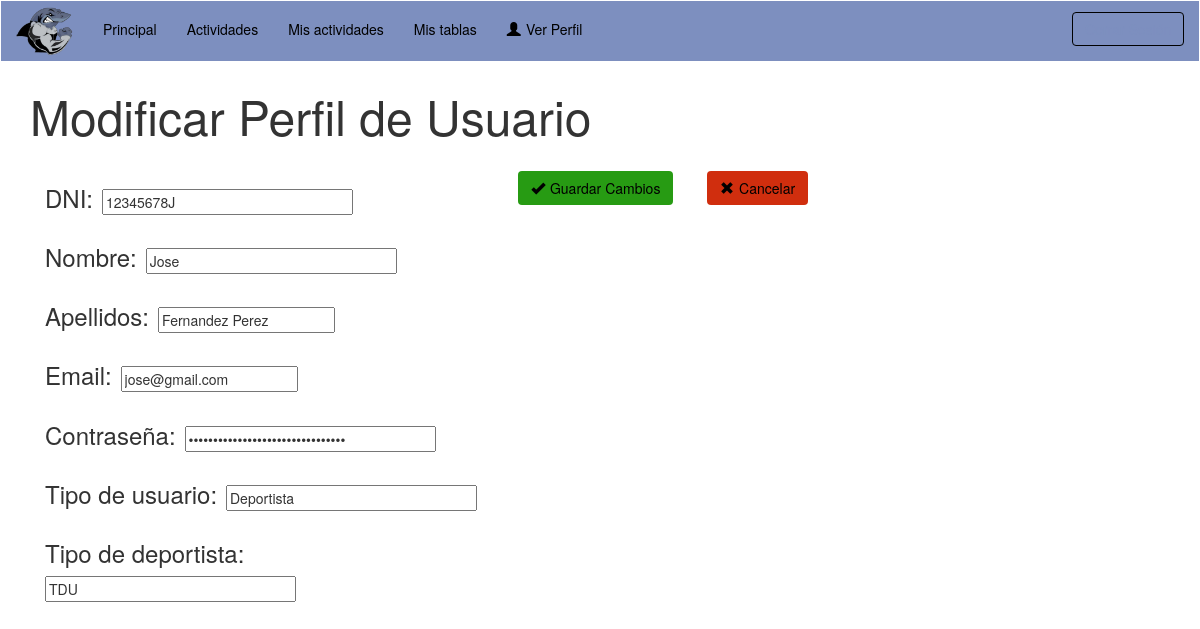
/vistas/v_modificarDatos.php (signed in), run on the app's committed database.
### tables this page shows
CREATE TABLE `usuario` (
  `DNI` varchar(9) NOT NULL,
  `nombre` varchar(45) NOT NULL,
  `apellidos` varchar(45) NOT NULL,
  `email` varchar(45) DEFAULT NULL,
  `password` varchar(50) NOT NULL,
  `tipo` varchar(20) NOT NULL,
  `tipoDeportista` varchar(10) DEFAULT NULL
);

### modelos/m_gestionarUsuarios.php (called while the page is built, shortened)
  <?php
  class m_gestionarUsuarios{
    public function getDatosUsuario($dni)
    {
      $bd = conexion_BD();
      $r = $bd->query("SELECT * FROM usuario WHERE DNI='".$dni."'");
      mysqli_data_seek ($r, 0);
      $extraido= mysqli_fetch_array($r);
      return $extraido;
    }
}
  ?>

### controladores/c_usuario.php (called while the page is built, shortened)
<?php
require_once '../modelos/m_gestionarUsuarios.php';
class c_usuario
{
  public static function devolverUsuario($dni)
  {
    $modelo_gestionarUsuarios = new m_gestionarUsuarios();
    if($modelo_gestionarUsuarios->comprobarUsuario($dni))
    {
      return $modelo_gestionarUsuarios->getDatosUsuario($dni);
   }
  }
}
?>

### vistas/v_modificarDatos.php (the view, shortened to what this page needs)
<?php
  if(isset($_SESSION['userID'])  &&  $_SESSION['connected'])
  {
  require_once '../controladores/c_usuario.php';
  $result = c_usuario::devolverUsuario($_SESSION['userID']);
  }
?>
<!DOCTYPE html>
<html lang="en">
  <head>
    <link href="../css/bootstrap.min.css" rel="stylesheet">
    <link href="../css/navbar2.css" rel="stylesheet">
    <link href="../css/botonesGestionar.css" rel="stylesheet">
  </head>
  <body>
    <header>
	<?php
	if($_SESSION['userType'] == 'Administrador') {
	?>
      <nav class="navbar navbar-default1">
        <div class="container-fluid">
          <div class="navbar-header">
            <button type="button" class="navbar-toggle collapsed" data-toggle="collapse" data-target="#bs-example-navbar-collapse-1" aria-expanded="false">
              <span class="sr-only">Toggle navigation</span>
              <span class="icon-bar"></span>
              <span class="icon-bar"></span>
              <span class="icon-bar"></span>
            </button>
            <a class="navbar-brand" href="#"><img src="../images/navbar-footer/tiburonlogo.png" style="margin-top:-10px;"></img></a>
          </div>
          <div class="collapse navbar-collapse" id="bs-example-navbar-collapse-1" style="margin-top: 3px;">
            <ul class="nav navbar-nav">
              <li class="current"><a href="../vistas/v_administrador.php">Principal</a></li>
						<li><a href="../vistas/v_gestionarUsuarios.php">Gestión de usuarios</a></li>
						<li><a href="../vistas/v_gestionarActividades.php">Gestión de actividades</a></li>
						<li><a href="../vistas/v_gestionarEjercicios.php">Gestión de ejercicios</a></li>
						<li><a href="../vistas/v_verPerfil.php">Ver Perfil</a></li>
			</ul>
            <ul class="nav navbar-nav navbar-right">
			<div class="form-group">
				<button id="modalButton" type="button" class="btn btn-default1" data-toggle="modal" data-target=".bs-example-modal-sm" style="margin-left: 10px;">Cerrar Sesi&oacuten</button>
					<div class="modal fade bs-example-modal-sm" tabindex="-1" role="dialog" aria-labelledby="mySmallModalLabel">
						<div class="modal-dialog modal-sm" role="document">
							<div class="modal-content" id="modalLogin">
								<div class="modal-header">
									<h4 style="text-align: center; color:white;" class="modal-title">Cerrar Sesi&oacuten</h4>
								</div>
								<div class="text-center">
									<p style="text-align: center; margin-top: 20px;"><img src="../images/navbar-footer/tiburon2.png"></img></p>
										<button type="submit" class="btn btn-default1" id="botonModificar" style="margin-bottom: 10px;" value="Confirmar" onclick = "location='../funciones/cerrar.php'">Cerrar Sesi&oacuten</button>
								</div>
							</div>
						</div>
					</div>
			</div>
		</ul>
          </div>
        </div>
      </nav>
      </header>
    <div class="container">
      <p style="font-size: -webkit-xxx-large; ">Modificar Perfil de Usuario</p>
       <form id="contact_form" action="../controladores/c_usuario.php?var=5#" method="post" onsubmit="return valida(this)" enctype="multipart/form-data" style="margin-right:5px;">
        <div class="col-xs-12  col-sm-5  col-md-5  col-lg-5">
    <div>
          <br />
          <label for="DNI" style="margin-right:5px; font-weight:normal; font-size: x-large;">DNI: </label>
          <input  value="<?php echo $result['DNI']; ?>"  name="actualizardni" type="text" size="30" required="" readonly="readonly"/>
        </div>
        <div>
          <br />
          <label for="nombre" style="margin-right:5px; font-weight:normal; font-size: x-large;">Nombre: </label>
          <input  value="<?php echo $result['nombre']; ?>"  name="actualizarnombre" type="text" size="30" required=""/>
        </div>
    <div>
          <br />
          <label for="apellidos" style="margin-right:5px; font-weight:normal; font-size: x-large;">Apellidos: </label>
          <input type="text" name="actualizarapellidos" value="<?php echo $result['apellidos']; ?>" required=""></input>
        </div>
        <div>
          <br />
          <label for="email" style="margin-right:5px; font-weight:normal; font-size: x-large;">Email: </label>
          <input type="text" name="actualizaremail" id="actualizaremail" value="<?php echo $result['email']; ?>" required=""></input>
        </div>
        <div>
          <br />
          <label for="tipo" style="margin-right:5px; font-weight:normal; font-size: x-large;">Contrase&ntildea: </label>
          <input  value="<?php echo $result['password']; ?>" name="actualizarpass" type="password" size="30" required=""/>
        </div>
    <div>
          <br />
          <label for="tipo" style="margin-right:5px; font-weight:normal; font-size: x-large;">Tipo de usuario: </label>
          <input  value="<?php echo $result['tipo']; ?>" name="actualizartipo" type="text" size="30" required="" readonly="readonly"/>
        </div>
        </div>
         <input type="hidden" name="actualizardni" value="<?php echo $result['DNI'];?>"></input>
         <input type="hidden" name="actualizartipoD" value="<?php echo $result['tipoDeportista'];?>"></input>
        <div class="btn-group col-xs-12 col-sm-4 col-md-4 col-lg-2" role="group" style="margin-top: 10px; margin-bottom: 15px;">
          <button type="submit" class="btn btn-default3" id="botonGuardarCambios" name="submit" style="background-color: #279B13; color: black;""><span class="glyphicon glyphicon-ok" style="margin-right: 5px;"></span>Guardar Cambios</button>
        </div>
        <div class="btn-group col-xs-6 col-sm-4 col-md-4 col-lg-2" role="group" style="margin-top: 10px; margin-bottom: 15px;">
          <a href="v_verPerfil.php" style="text-decoration: none;"><button type="button" class="btn btn-default2" id="botonEliminar"><span class="glyphicon glyphicon-remove" style="margin-right: 5px;"></span>Cancelar</button></a>
        </div>
        </form>
       </div>
    </div>
  </body>
</html>
<?php }else if($_SESSION['userType'] == 'Deportista') {
	?>
      <nav class="navbar navbar-default1">
      <div class="container-fluid">
        <div class="navbar-header">
          <a class="navbar-brand" href="#"><img src="../images/navbar-footer/tiburonlogo.png" style="margin-top:-10px;"></img></a>
        </div>
          <div class="collapse navbar-collapse" id="bs-example-navbar-collapse-1" style="margin-top: 3px;">
          <ul class="nav navbar-nav">
            <li><a href="../vistas/v_deportista.php">Principal</a></li>
            <li><a href="../vistas/v_gestionarActividades.php">Actividades</a></li>
            <li><a href="../vistas/v_misActividades.php"">Mis actividades</a></li>
            <li><a href="../vistas/v_misTablas.php"">Mis tablas</a></li>
            <li><a href="../vistas/v_verPerfil.php" id="botonPerfil"><span class="glyphicon glyphicon-user" aria-hidden="true" style="margin-right: 5px;"></span>Ver Perfil</a></li>
          </ul>
    <ul class="nav navbar-nav navbar-right">
      <div class="form-group">
        <button id="modalButton" type="button" class="btn btn-default1" data-toggle="modal" data-target=".bs-example-modal-sm" style="margin-left: 10px;">Cerrar Sesi&oacuten</button>
      </div>
    </ul>
</nav>
   </header>
    <div class="container">
      <p style="font-size: -webkit-xxx-large; ">Modificar Perfil de Usuario</p>
       <form id="contact_form" action="../controladores/c_usuario.php?var=5#" method="post" onsubmit="return valida(this)" enctype="multipart/form-data" style="margin-right:5px;">
        <div class="col-xs-12  col-sm-5  col-md-5  col-lg-5">
		<div>
          <br />
          <label for="dni" style="margin-right:5px; font-weight:normal; font-size: x-large;">DNI: </label>
          <input  value="<?php echo $result['DNI']; ?>"  name="actualizardni" type="text" size="30" required="" readonly="readonly"/>
        </div>
        <div>
          <br />
          <label for="nombre" style="margin-right:5px; font-weight:normal; font-size: x-large;">Nombre: </label>
          <input  value="<?php echo $result['nombre']; ?>"  name="actualizarnombre" type="text" size="30" required=""/>
        </div>
		<div>
          <br />
          <label for="apellidos" style="margin-right:5px; font-weight:normal; font-size: x-large;">Apellidos: </label>
          <input type="text" name="actualizarapellidos" value="<?php echo $result['apellidos']; ?>" required=""></input>
        </div>
        <div>
          <br />
          <label for="email" style="margin-right:5px; font-weight:normal; font-size: x-large;">Email: </label>
          <input type="text" id="actualizaremail" name="actualizaremail" value="<?php echo $result['email']; ?>" required=""></input>
        </div>
        <div>
          <br />
          <label for="tipo" style="margin-right:5px; font-weight:normal; font-size: x-large;">Contrase&ntildea: </label>
          <input  value="<?php echo $result['password']; ?>" name="actualizarpass" type="password" size="30" required=""/>
        </div>
		<div>
          <br />
          <label for="tipo" style="margin-right:5px; font-weight:normal; font-size: x-large;">Tipo de usuario: </label>
          <input  value="<?php echo $result['tipo']; ?>" name="actualizartipo" type="text" size="30" required="" readonly="readonly"/>
        </div>
        <div>
          <br />
          <label for="tipoDeportista" style="margin-right:5px; font-weight:normal; font-size: x-large;">Tipo de deportista: </label>
          <input  value="<?php echo $result['tipoDeportista']; ?>" name="actualizartipoD" type="text" size="30" required="" readonly="readonly"/>
        </div>
        </div>
        <div class="btn-group col-xs-12 col-sm-4 col-md-4 col-lg-2" role="group" style="margin-top: 10px; margin-bottom: 15px;">
          <button type="submit" class="btn btn-default3" id="botonGuardarCambios" name="submit" style="background-color: #279B13; color: black;"><span class="glyphicon glyphicon-ok" style="margin-right: 5px;"></span>Guardar Cambios</button>
        </div>
        <div class="btn-group col-xs-6 col-sm-4 col-md-4 col-lg-2" role="group" style="margin-top: 10px; margin-bottom: 15px;">
          <a href="v_verPerfil.php" style="text-decoration: none;"><button type="button" class="btn btn-default2" id="botonEliminar"><span class="glyphicon glyphicon-remove" style="margin-right: 5px;"></span>Cancelar</button></a>
        </div>
        </form>
       </div>
  </body>
</html>
   <?php
  }
   else {
    echo "<script>";
    echo "alert('No tienes permisos para entrar en esta pagina');";
    echo "window.location = '../vistas/v_principal.php'";
    echo "</script>";
    exit();
  }
?>

### css/navbar2.css (style rules this page uses)
.container-fluid, #ulDrop { background-color: #7d8fbf; color: black; }
a { color: black; }
#op1, #op2, #op3, #op4, #botonGestUsu, #botonPerfil { color: black; }
#modalButton { margin-top: 8px; color: 7d8fbf; border-color:black; }
button.btn.btn-default1 { display: inline-block; vertical-align: middle; -webkit-transform: perspective(1px) translateZ(0); transform: perspective(1px) translateZ(0); box-shadow: 0 0 1px transparent; position: relative; overflow: hidden; background-color: transparent; border-style: solid; border-color: black; }
button.btn.btn-default1:before { content: ""; position: absolute; z-index: -1; left: 0; right: 100%; top: 0; background: #FFF; height: 4px; -webkit-transition-property: right; transition-property: right; -webkit-transition-duration: 0.3s; transition-duration: 0.3s; -webkit-transition-timing-function: ease-out; transition-timing-function: ease-out; }

### css/botonesGestionar.css (style rules this page uses)
#botonEliminar { background-color: #D02E0E; color: black; }
#botonGuardarCambios { background-color: #279B13; color: black; }

### data on the page
usuario: actualizardni "12345678J", actualizarnombre "Jose", actualizarapellidos "Fernandez Perez", actualizaremail "jose@gmail.com", actualizartipo "Deportista", actualizartipoD "TDU"
